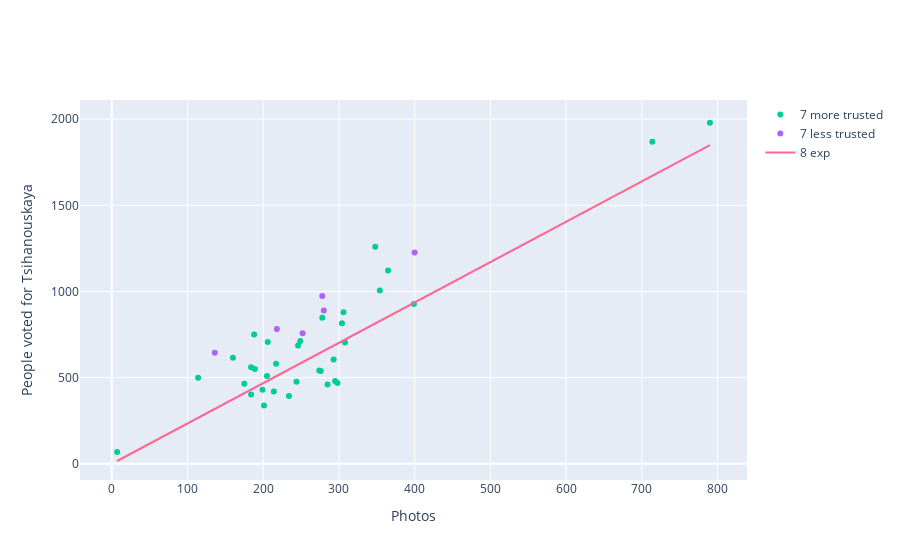

Notebook code for this chart:
### Code cell
tih_photo('capital', 2.34)

### Figure 1 — Plotly figure (JSON) as saved in the notebook; plotly's stock layout.template omitted (floating-point values rounded to 4 significant figures)
{"data": [{"mode": "markers", "name": "1 more trusted", "text": [], "type": "scatter", "x": [], "y": []}, {"mode": "markers", "name": "1 less trusted", "text": [], "type": "scatter", "x": [], "y": []}, {"mode": "markers", "name": "2 more trusted", "text": [], "type": "scatter", "x": [], "y": []}, {"mode": "markers", "name": "2 less trusted", "text": [], "type": "scatter", "x": [], "y": []}, {"mode": "markers", "name": "3 more trusted", "text": [], "type": "scatter", "x": [], "y": []}, {"mode": "markers", "name": "3 less trusted", "text": [], "type": "scatter", "x": [], "y": []}, {"mode": "markers", "name": "4 more trusted", "text": [], "type": "scatter", "x": [], "y": []}, {"mode": "markers", "name": "4 less trusted", "text": [], "type": "scatter", "x": [], "y": []}, {"mode": "markers", "name": "5 more trusted", "text": [], "type": "scatter", "x": [], "y": []}, {"mode": "markers", "name": "5 less trusted", "text": [], "type": "scatter", "x": [], "y": []}, {"mode": "markers", "name": "6 more trusted", "text": [], "type": "scatter", "x": [], "y": []}, {"mode": "markers", "name": "6 less trusted", "text": [], "type": "scatter", "x": [], "y": []}, {"mode": "markers", "name": "7 more trusted", "text": ["07-001-0005", "07-001-0008", "07-001-0010", "07-001-0012", "07-001-0016", "07-001-0022", "07-001-0060", "07-001-0089", "07-002-0017", "07-002-0044", "07-002-0051", "07-002-0060", "07-002-0072", "07-003-0002", "07-003-0024", "07-003-0058", "07-003-0061", "07-003-0085", "07-003-0094", "07-004-0002", "07-004-0004", "07-004-0005", "07-004-0006", "07-004-0007", "07-004-0018", "07-004-0026", "07-004-0051", "07-005-0002", "07-005-0007", "07-005-0021", "07-005-0026", "07-005-0034", "07-005-0037", "07-006-0008", "07-006-0037", "07-006-0072", "07-008-0057", "07-008-0070", "07-008-0079", "07-009-0014"], "type": "scatter", "x": [160, 188, 114, 184, 184, 175, 354, 201, 298, 189, 244, 199, 304, 246, 274, 306, 399, 365, 214, 205, 217, 285, 249, 7, 295, 308, 348, 714, 278, 293, 276, 790, 234, 206], "y": [615, 751, 500, 402, 561, 465, 1006, 339, 469, 550, 476, 430, 815, 686, 541, 880, 928, 1121, 420, 510, 581, 460, 713, 69, 480, 704, 1259, 1869, 848, 605, 539, 1979, 394, 707]}, {"mode": "markers", "name": "7 less trusted", "text": ["07-001-0005", "07-001-0008", "07-001-0010", "07-001-0012", "07-001-0016", "07-001-0022", "07-001-0060", "07-001-0089", "07-002-0017", "07-002-0044", "07-002-0051", "07-002-0060", "07-002-0072", "07-003-0002", "07-003-0024", "07-003-0058", "07-003-0061", "07-003-0085", "07-003-0094", "07-004-0002", "07-004-0004", "07-004-0005", "07-004-0006", "07-004-0007", "07-004-0018", "07-004-0026", "07-004-0051", "07-005-0002", "07-005-0007", "07-005-0021", "07-005-0026", "07-005-0034", "07-005-0037", "07-006-0008", "07-006-0037", "07-006-0072", "07-008-0057", "07-008-0070", "07-008-0079", "07-009-0014"], "type": "scatter", "x": [136, 278, 252, 400, 280, 218], "y": [644, 974, 757, 1226, 890, 782]}, {"mode": "markers", "name": "8 more trusted", "text": [], "type": "scatter", "x": [], "y": []}, {"mode": "markers", "name": "8 less trusted", "text": [], "type": "scatter", "x": [], "y": []}, {"mode": "lines", "name": "8 exp", "text": ["07-001-0005", "07-001-0008", "07-001-0010", "07-001-0012", "07-001-0016", "07-001-0022", "07-001-0060", "07-001-0089", "07-002-0017", "07-002-0044", "07-002-0051", "07-002-0060", "07-002-0072", "07-003-0002", "07-003-0024", "07-003-0058", "07-003-0061", "07-003-0085", "07-003-0094", "07-004-0002", "07-004-0004", "07-004-0005", "07-004-0006", "07-004-0007", "07-004-0018", "07-004-0026", "07-004-0051", "07-005-0002", "07-005-0007", "07-005-0021", "07-005-0026", "07-005-0034", "07-005-0037", "07-006-0008", "07-006-0037", "07-006-0072", "07-008-0057", "07-008-0070", "07-008-0079", "07-009-0014"], "type": "scatter", "x": [136, 160, 188, 114, 184, 184, 175, 354, 201, 298, 189, 244, 199, 304, 246, 274, 306, 399, 365, 214, 205, 278, 217, 285, 252, 249, 400, 7, 280, 295, 308, 218, 348, 714, 278, 293, 276, 790, 234, 206], "y": [318.2, 374.4, 439.9, 266.8, 430.6, 430.6, 409.5, 828.4, 470.3, 697.3, 442.3, 571.0, 465.7, 711.4, 575.6, 641.2, 716.0, 933.7, 854.1, 500.8, 479.7, 650.5, 507.8, 666.9, 589.7, 582.7, 936, 16.38, 655.2, 690.3, 720.7, 510.1, 814.3, 1671.0, 650.5, 685.6, 645.8, 1849.0, 547.6, 482.0]}], "layout": {"xaxis": {"title": {"text": "Photos"}}, "yaxis": {"title": {"text": "People voted for Tsihanouskaya"}}}}
